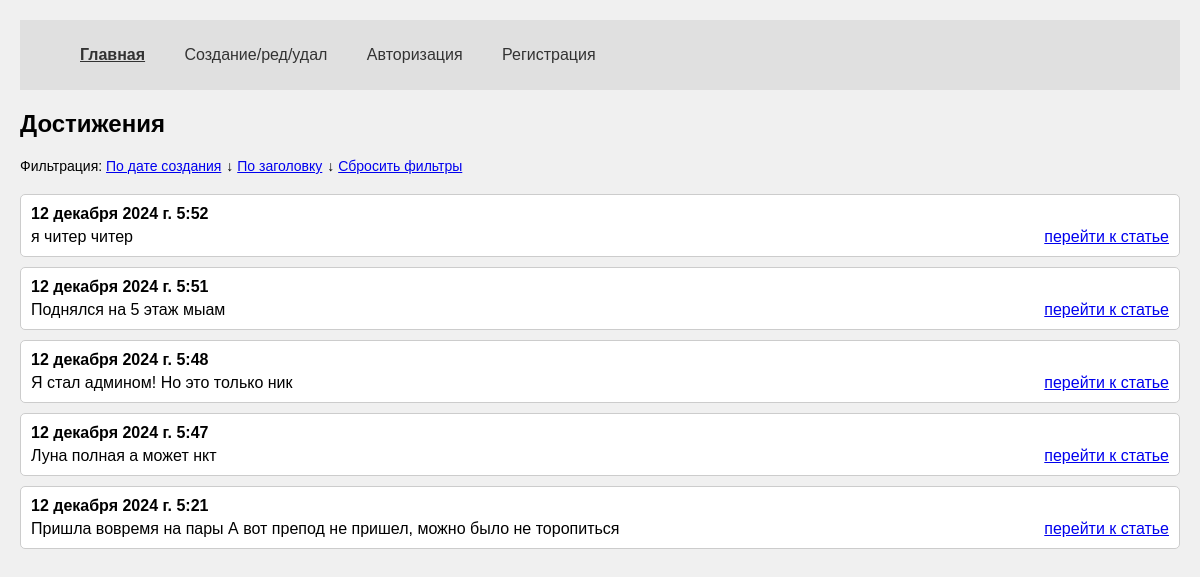
The page / on the database its author committed.
### core/models.py (models this page shows, shortened)
class Advantage(models.Model):
    author = models.ForeignKey(User, on_delete = models.CASCADE, verbose_name='Владелец статьи', blank = True, null = True )
    create_date = models.DateTimeField(auto_now=True)
    name = models.CharField(max_length=200, verbose_name='Название')
    text = models.TextField(verbose_name='Текст')
    class Meta:
        verbose_name='Достижение'
        verbose_name_plural='Статьи'

### core/views.py (the view)
# urls.py: path('', views.HomeListView.as_view(), name='home'),
class HomeListView(ListView):
    model = Advantage
    template_name = 'index.html'
    context_object_name = 'list_articles'
    def get_queryset(self):
        queryset = super().get_queryset()
        filter_type = self.request.GET.get('filter')
        if filter_type == 'date':
            queryset = queryset.order_by('-create_date')  # Сортировка по дате создания
        elif filter_type == 'title':
            queryset = queryset.order_by('name')  # Сортировка по заголовку
        else:
            queryset = queryset.order_by('-create_date')  # По умолчанию сортировка по дате создания
        return queryset

### core/templates/index.html (shortened to what this page needs)
<!doctype html>
<html lang="ru">
<head>
</head>
<body>
    <div class="container">
        <div class="nav">
            <ul>
                <li class="nav-item">
                    {% url 'home' as url_home %}
                    <a class="nav-link {% if url_home == request.path %} active {% endif %}" href="{{url_home}}">Главная</a>
                </li>
                <li class="nav-item">
                    {% url 'edit_page' as url_edit_page %}
                    <a class="nav-link {% if url_edit_page == request.path %} active {% endif %}" href="{{url_edit_page}}">Создание/ред/удал</a>
                </li>
                {% if request.user.is_authenticated %}
                    <li class="nav-item">
                        <form method="POST" action="{% url 'logout' %}" style="display:inline;">
                            {% csrf_token %}
                            <button class="nav-link" type="submit">Выход</button>
                        </form>
                    </li>
                {% else %}
                    <li class="nav-item">
                        {% url 'login_page' as url_login_page %}
                        <a class="nav-link {% if url_login_page == request.path %} active {% endif %}" href="{{url_login_page}}">Авторизация</a>
                    </li>
                    <li class="nav-item">
                        {% url 'register_page' as url_register_page %}
                        <a class="nav-link {% if url_register_page == request.path %} active {% endif %}" href="{{url_register_page}}">Регистрация</a>
                    </li>
                {% endif %}
            </ul>
        </div>
        {% block content %}
        <h1>Достижения</h1>
        {% if request.path == '/' %}
        <div class="filter">
            <span>Фильтрация: </span>
            <a href="?filter=date">По дате создания</a><span class="sort">&#8595;</span>
            <a href="?filter=title">По заголовку</a><span class="sort">&#8595;</span>
            <a href="{% url 'home' %}">Сбросить фильтры</a>
        </div>
        {% endif %}
        {% for i in list_articles %}
        <div class="achievement">
            <b>{{i.create_date}}</b>
            <span>{{i.name}}</span>
            <span>{{i.text}}</span>
            <span style="float:right;"><a href="/detail/{{i.id}}">перейти к статье</a></span>
        </div>
        {% endfor %}
        {% endblock %}
    </div>
</body>
</html>

### core/templates/index.html (style rules this page uses)
body { font-family: Arial, sans-serif; background-color: #f0f0f0; margin: 0; padding: 20px; }
.nav { background-color: #e0e0e0; padding: 10px; margin-bottom: 20px; }
.nav-item { display: inline; margin-right: 15px; }
.nav-link { text-decoration: none; color: #333; padding: 5px 10px; }
.nav-link.active { font-weight: bold; text-decoration: underline; }
h1 { margin-top: 20px; font-size: 24px; }
.filter { margin: 20px 0; font-size: 14px; }
.achievement { background-color: #ffffff; border: 1px solid #ccc; padding: 10px; margin-bottom: 10px; border-radius: 5px; }
.achievement b { display: block; margin-bottom: 5px; }
.sort { cursor: pointer; margin-left: 5px; }

### rows shown on the page
Advantage: create_date "12 декабря 2024 г. 5:52", name "я читер", text "читер"
Advantage: create_date "12 декабря 2024 г. 5:51", name "Поднялся на 5 этаж", text "мыам"
Advantage: create_date "12 декабря 2024 г. 5:48", name "Я стал админом!", text "Но это только ник"
Advantage: create_date "12 декабря 2024 г. 5:47", name "Луна полная", text "а может нкт"
Advantage: create_date "12 декабря 2024 г. 5:21", name "Пришла вовремя на пары", text "А вот препод не пришел, можно было не торопиться"
